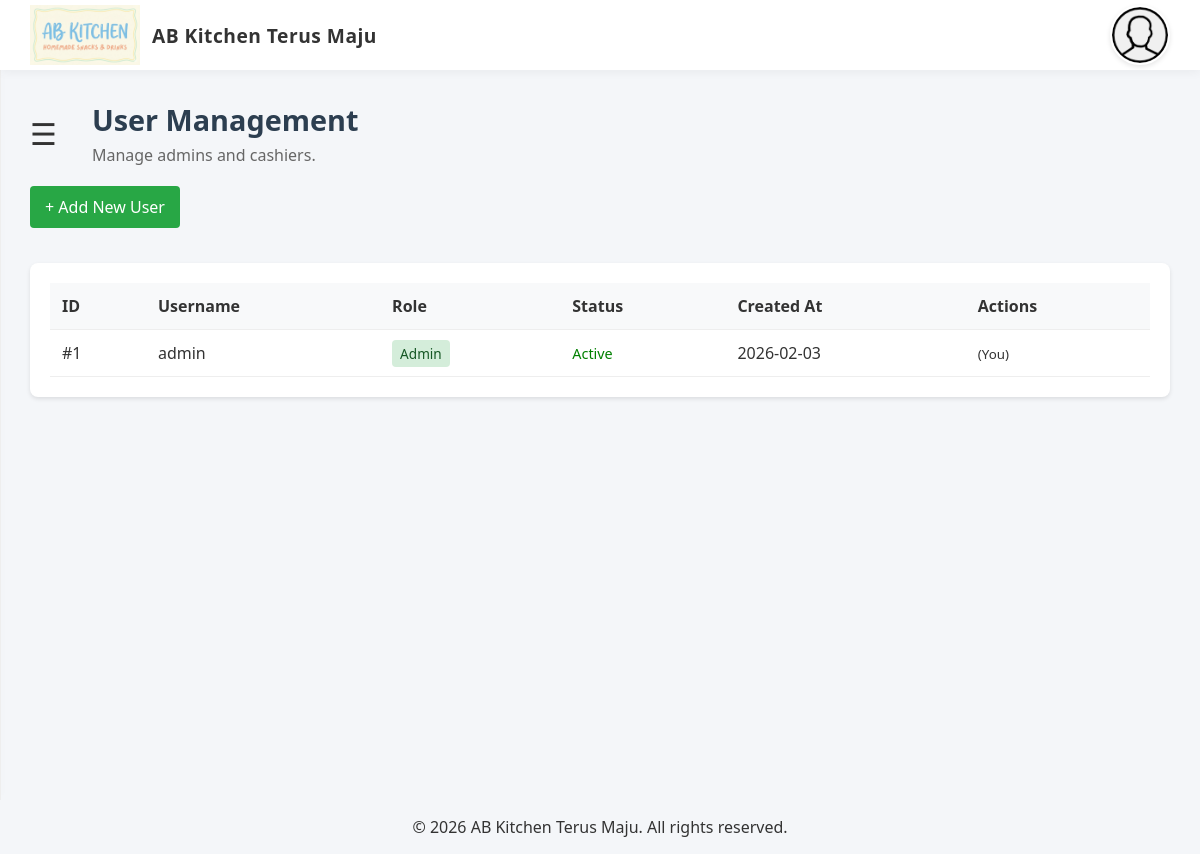
Page /pages/users/user_list.php (signed in) on the earlier database version.
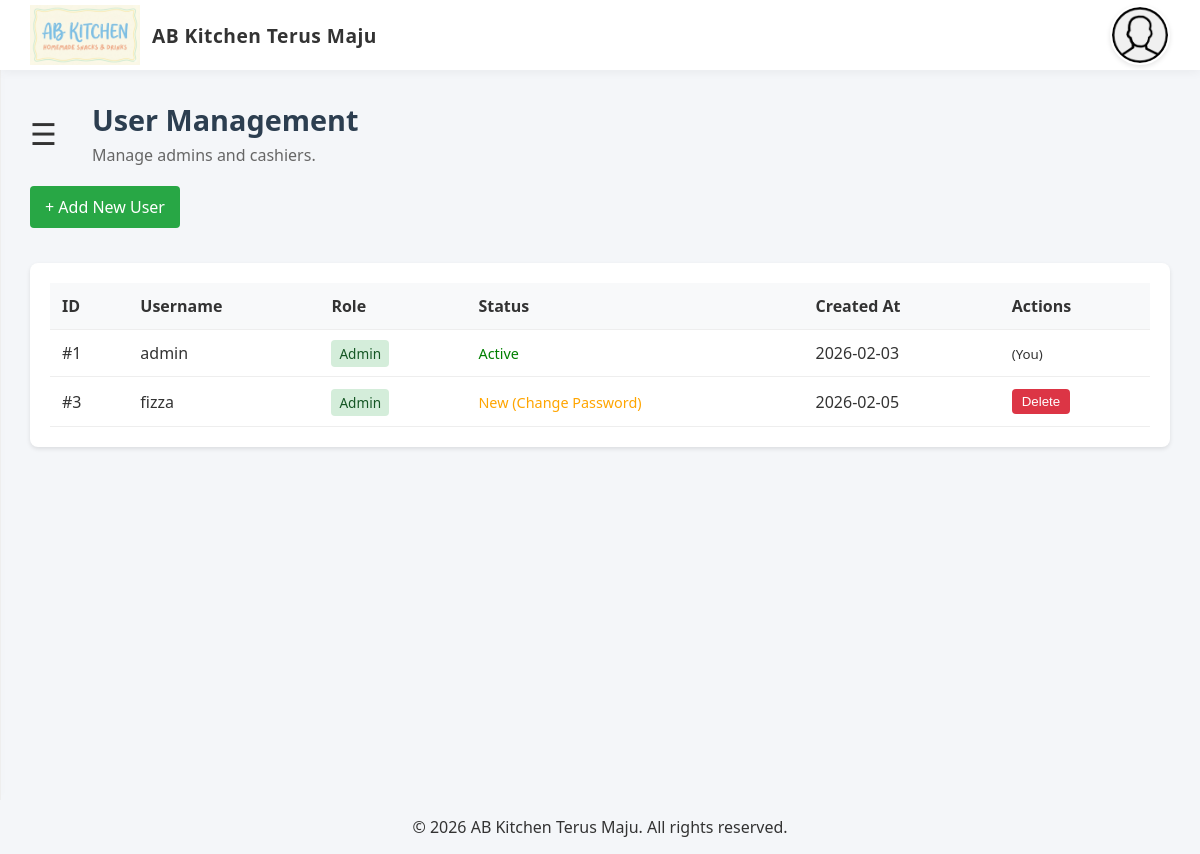
Same page on the later database version.
### tables this page shows
CREATE TABLE users (
                id INTEGER PRIMARY KEY AUTOINCREMENT,
                username TEXT NOT NULL UNIQUE,
                password TEXT NOT NULL,
                role TEXT NOT NULL DEFAULT 'cashier', -- 'admin' or 'cashier'
                is_new INTEGER DEFAULT 1, -- 1 = User must change password, 0 = Active
                created_at DATETIME DEFAULT CURRENT_TIMESTAMP
            );

### pages/users/user_list.php (the view, shortened to what this page needs)
<?php
require_once '../../header.php';
try {
    $stmt = $pdo->query("SELECT id, username, role, is_new, created_at FROM users ORDER BY username ASC");
    $users = $stmt->fetchAll();
} catch (PDOException $e) {
    die("Database Error: " . $e->getMessage());
}
?>
<!DOCTYPE html>
<html lang="en">
<head>
    <link rel="stylesheet" href="../../styles/admin_dashboard.css">
</head>
<body>
    <main class="dashboard-container" id="main">
        <div class="dashboard-header">
            <span class="menu-toggle" onclick="openNav(event)">&#9776;</span>
            <div class="welcome-banner">
                <h1>User Management</h1>
                <p>Manage admins and cashiers.</p>
            </div>
        </div>
        <a href="/users/add" class="btn-add">+ Add New User</a>
        <div class="user-list-container">
            <table>
                <thead>
                    <tr>
                        <th>ID</th>
                        <th>Username</th>
                        <th>Role</th>
                        <th>Status</th>
                        <th>Created At</th>
                        <th>Actions</th>
                    </tr>
                </thead>
                <tbody>
                    <?php foreach ($users as $user): ?>
                    <tr>
                        <td>#<?= $user['id'] ?></td>
                        <td><?= htmlspecialchars($user['username']) ?></td>
                        <td>
                            <span class="badge badge-<?= $user['role'] ?>">
                                <?= ucfirst($user['role']) ?>
                            </span>
                        </td>
                        <td>
                            <?php if ($user['is_new']): ?>
                                <span style="color:orange;font-size:0.9em;">New (Change Password)</span>
                            <?php else: ?>
                                <span style="color:green;font-size:0.9em;">Active</span>
                            <?php endif; ?>
                        </td>
                        <td><?= date('Y-m-d', strtotime($user['created_at'])) ?></td>
                        <td>
                            <?php if ($user['id'] != $_SESSION['user_id']): ?>
                            <form method="POST" onsubmit="return confirm('Are you sure you want to delete this user?');" style="display:inline;">
                                <button type="submit" class="btn-delete">Delete</button>
                            </form>
                            <?php else: ?>
                                <small>(You)</small>
                            <?php endif; ?>
                        </td>
                    </tr>
                    <?php endforeach; ?>
                </tbody>
            </table>
        </div>
    </main>
    <?php include '../../footer.php'; ?>
</body>
</html>

Differences in the rows shown:
added users: id "3", username "fizza", role "Admin", is_new "New (Change Password)", created_at "2026-02-05"
